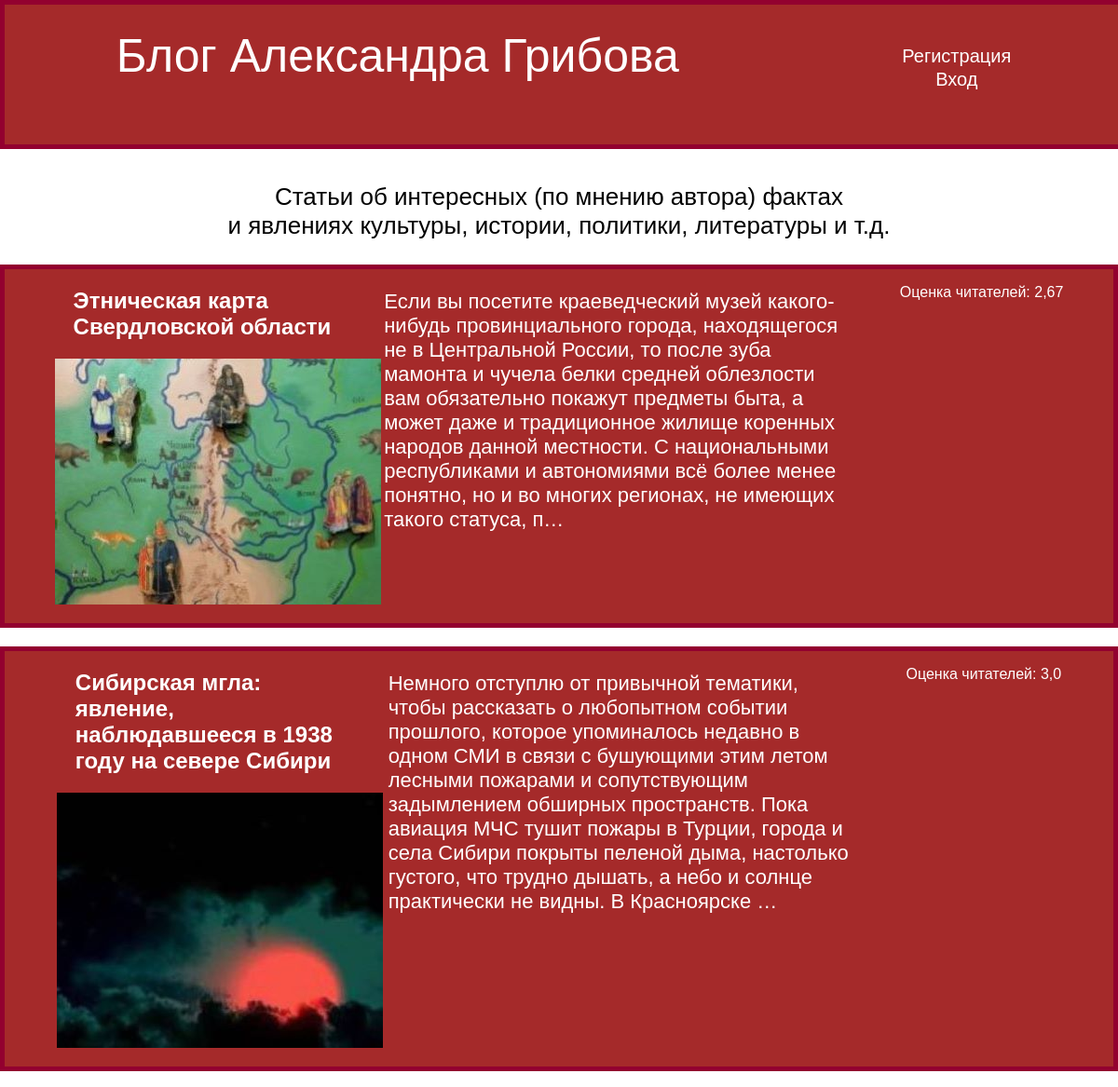
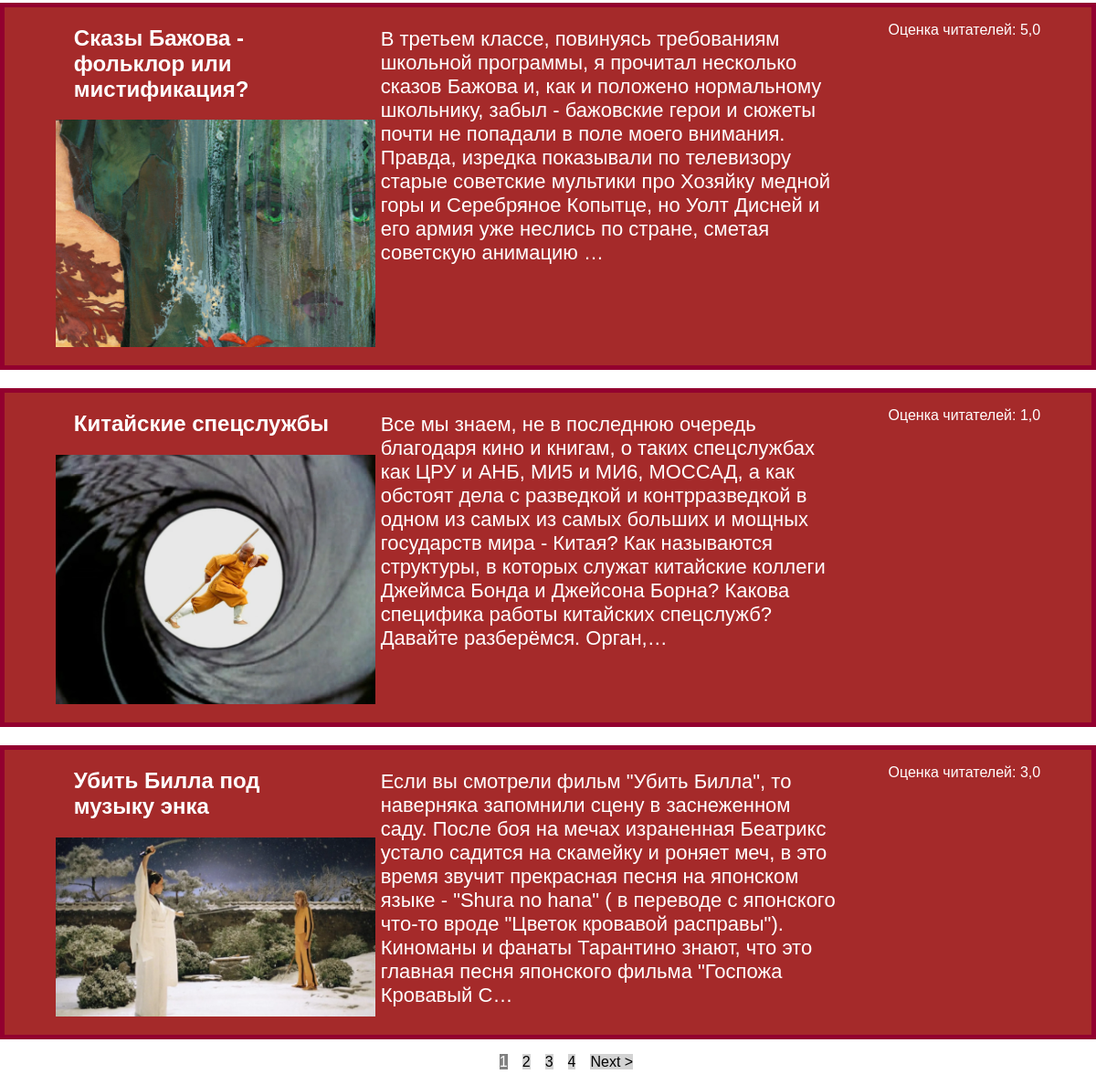
The page / on the database its author committed (2 pictures, top to bottom).
### articles/models.py (models this page shows, shortened)
class Articles(models.Model):
    objects = None
    title = models.CharField(max_length=200)
    title_pic = models.ImageField(upload_to='articles/images/')
    art_text = models.TextField()
    average_rating = models.FloatField(default=0, null=True, blank=True)

### articles/views.py (the view)
# urls.py: path('', views.index, name='index'),
def index(request):
    arts = Articles.objects.all()
    prof = request.user
    page = request.GET.get('page')
    results = 5
    paginator = Paginator(arts, results)
    try:
        arts = paginator.page(page)
    except PageNotAnInteger:
        page = 1
        arts = paginator.page(page)
    except EmptyPage:
        page = paginator.page(page)
    return render(request, 'articles/index.html', {'arts': arts, "prof": prof, 'paginator': paginator})

### articles/templates/articles/index.html (shortened to what this page needs)
{% extends "articles/base.html" %}
{% block content %}
<p class="des">Статьи об интересных (по мнению автора) фактах<br>
    и явлениях культуры, истории, политики, литературы и т.д. </p>
{% for art in arts %}
<div class="element">
    <div class="title">
        <h2 class="top"><a href="{% url 'detail' art.id %}" target="_blank">{{ art.title }}</a></h2>
        <p class="img"><img src="{{ art.title_pic.url }}" alt=""></p>
    </div>
        <p class="text"><a href="{% url 'detail' art.id %}" target="_blank">{{ art.art_text|truncatechars:400 }}</a></p>
        <p class="rating">Оценка читателей: {{ art.average_rating }}</p>
</div>
{% endfor %}
{% if arts.has_other_pages %}
<div class="pagination">
    <ul class="container">
        {% for page in paginator.page_range %}
        {% if page == arts.number %}
        <li><a href="?page={{ page }}" class="btn2 page-link"> {{ page }} </a></li>
        {% else %}
        <li><a href="?page={{ page }}" class="btn1 page-link">{{ page }}</a></li>
        {% endif %}
        {% endfor %}
        {% if arts.has_next %}
        <li><a href="?page={{ arts.next_page_number }}" class="btn1 page-link">Next &gt;</a></li>
        {% endif %}
    </ul>
</div>
{% endif %}
{% endblock %}

### articles/static/css/style.css (style rules this page uses)
body { margin: 0; font-family: sans-serif; }
.des { text-align: center; font-size: 26px; padding-top: 170px; }
.text { width: 500px; font-size: 22px; }
.title { width: 300px; }
.element { display: flex; justify-content: space-evenly; background: brown; margin-top: 20px; border: 5px solid #93002F; color: white; }
a { text-decoration: none; color: white; }
.img { text-align: center; }
.top { padding-left: 20px; }
.pagination { margin-top: 12px; margin-bottom: 10px; }
.pagination > ul { flex-wrap: wrap; list-style: none; display: flex; align-items: center; justify-content: center; gap: 1rem; }
.pagination .btn1 { color: black; }
.btn2 { background-color: grey; }
.btn1 { background-color: lightgrey; }

### rows shown on the page
Articles: title "Этническая карта Свердловской области", title_pic (picture), art_text "Если вы посетите краеведческий музей какого-нибудь провинциального города, находящегося не в Центральной России, то после зуба мамонта и чучела белки средней облезлости вам обязательно покажут предметы быта, а может даже и традиционное жилище коренных народов данной местности. С национальными республиками и автономиями всё более менее понятно, но и во многих регионах, не имеющих такого статуса, п…", average_rating "2,67"
Articles: title "Сибирская мгла: явление, наблюдавшееся в 1938 году на севере Сибири", title_pic (picture), art_text "Немного отступлю от привычной тематики, чтобы рассказать о любопытном событии прошлого, которое упоминалось недавно в одном СМИ в связи с бушующими этим летом лесными пожарами и сопутствующим задымлением обширных пространств. Пока авиация МЧС тушит пожары в Турции, города и села Сибири покрыты пеленой дыма, настолько густого, что трудно дышать, а небо и солнце практически не видны. В Красноярске …", average_rating "3,0"
Articles: title "Сказы Бажова - фольклор или мистификация?", title_pic (picture), art_text "В третьем классе, повинуясь требованиям школьной программы, я прочитал несколько сказов Бажова и, как и положено нормальному школьнику, забыл - бажовские герои и сюжеты почти не попадали в поле моего внимания. Правда, изредка показывали по телевизору старые советские мультики про Хозяйку медной горы и Серебряное Копытце, но Уолт Дисней и его армия уже неслись по стране, сметая советскую анимацию …", average_rating "5,0"
Articles: title "Китайские спецслужбы", title_pic (picture), art_text "Все мы знаем, не в последнюю очередь благодаря кино и книгам, о таких спецслужбах как ЦРУ и АНБ, МИ5 и МИ6, МОССАД, а как обстоят дела с разведкой и контрразведкой в одном из самых из самых больших и мощных государств мира - Китая? Как называются структуры, в которых служат китайские коллеги Джеймса Бонда и Джейсона Борна? Какова специфика работы китайских спецслужб? Давайте разберёмся. Орган,…", average_rating "1,0"
Articles: title "Убить Билла под музыку энка", title_pic (picture), art_text "Если вы смотрели фильм \"Убить Билла\", то наверняка запомнили сцену в заснеженном саду. После боя на мечах израненная Беатрикс устало садится на скамейку и роняет меч, в это время звучит прекрасная песня на японском языке - \"Shura no hana\" ( в переводе с японского что-то вроде \"Цветок кровавой расправы\"). Киноманы и фанаты Тарантино знают, что это главная песня японского фильма \"Госпожа Кровавый С…", average_rating "3,0"

### other values the page prints
{{ page }} "1"
{{ page }} "2" "3" "4"
